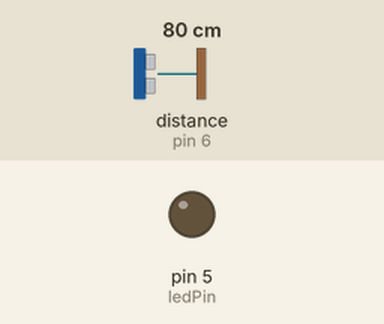
Bench run of a sketch on a simulated Arduino Uno, built with avr-gcc and run on an emulated ATmega328P. Parts: output pins drawn as LEDs (lit = HIGH). Wiring (inferred from the names in the program): ultrasonic range finder: trigger pin 7; echo pin 6. Inputs (shaded band) come from the test bench; at power-on: distance to the obstacle (sensor on pin 6) 80 cm. The echo pulse lasts 58.3 µs per cm; pins used as bus, display or sensor lines are not drawn.

Above: at 1.2 s.
1.3 s: distance to the obstacle (sensor on pin 6) set to 69 cm
2.8 s: distance to the obstacle (sensor on pin 6) set to 63 cm
At 3.4 s:
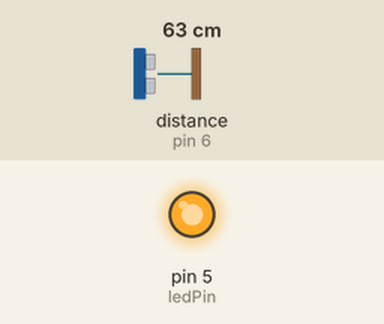
Timing chart, 0 to 9.4 s (numbered marks = the images above; inputs shaded):
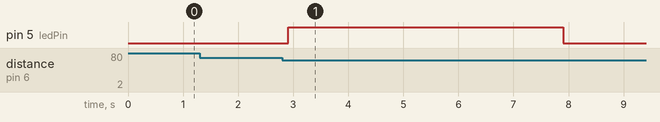

The sketch:

AutomaticCorridorLighting.ino
```cpp
#define ledPin 5
#define echoPin 6
#define trigPin 7

void setup() {
  pinMode(ledPin, OUTPUT);
  pinMode(trigPin, OUTPUT);
  pinMode(echoPin, INPUT);
}

void loop() {
  int measured = measureDistance();

  if (measured >= 30 && measured <= 65) {
    digitalWrite(ledPin,HIGH);
    delay(5000);
    digitalWrite(ledPin,LOW);
    delay(5000);
  }
}

int measureDistance() {
  long duration, distance;

  digitalWrite(trigPin,LOW);
  delayMicroseconds(2);
  digitalWrite(trigPin, HIGH);
  delayMicroseconds(10);
  digitalWrite(trigPin, LOW);
  duration = pulseIn(echoPin, HIGH);
  distance = duration / 58.2;

  delay(50);

  return distance;
}
```

Measured:
- the behaviour switches between 67 and 66 cm on distance to the obstacle (sensor on pin 6) (found by bisection; images 0 and 1)
- after the input at 1.3 s, every drawn part: stays the same
- after the input at 2.8 s, pin 5 (ledPin): LOW → HIGH after 0.11 s, → LOW 5.0 s later
